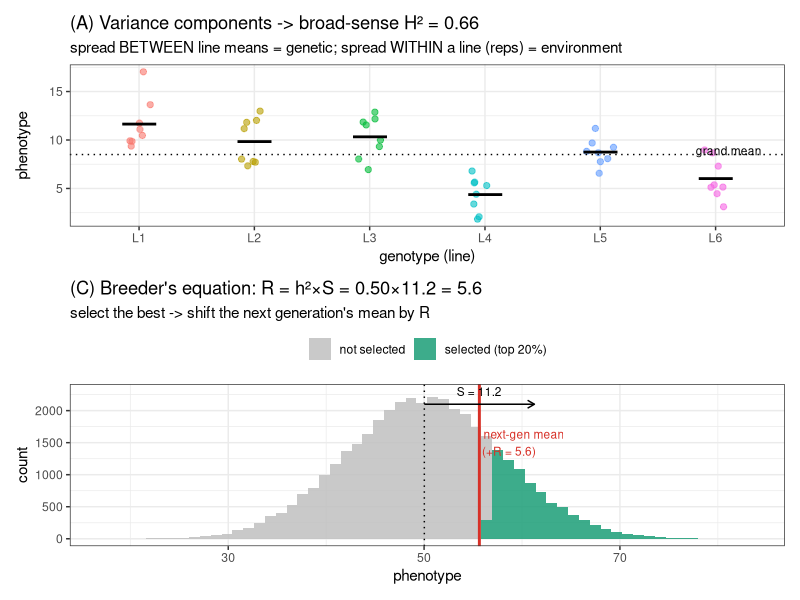
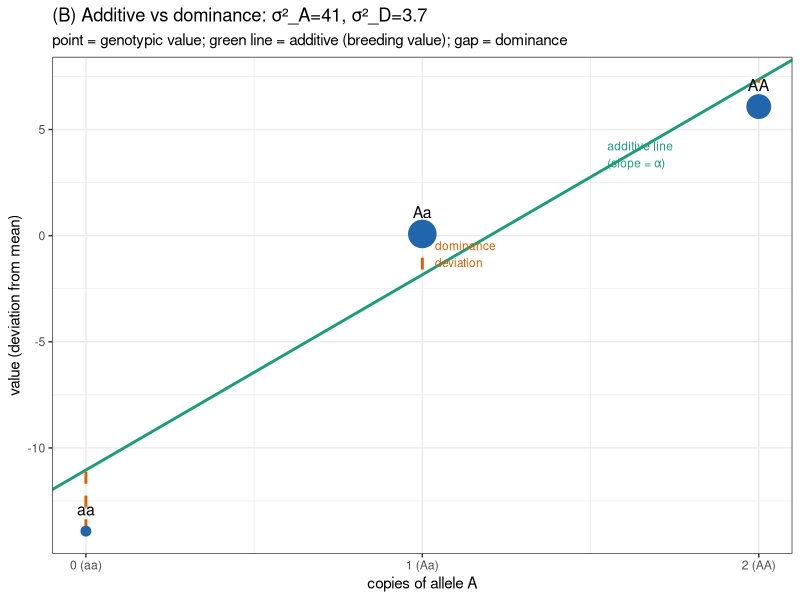

The R source for these figures, in order:
#!/usr/bin/env Rscript
# Toy for Lesson 5: the variance / heritability / breeder's-equation machinery, by hand.
suppressMessages({library(ggplot2); library(patchwork)})
set.seed(7)

## ============================================================================
## (A) Variance components & broad-sense heritability from REPLICATED genotypes
## ============================================================================
G <- 6; reps <- 8
gv  <- c(12, 7, 10, 4, 9, 6)               # TRUE genotypic value of each of 6 lines
sde <- 2.2                                  # environmental noise SD
dat <- do.call(rbind, lapply(1:G, function(i)
  data.frame(line=paste0("L",i), gv=gv[i], y=gv[i]+rnorm(reps,0,sde))))
# variance components (one-way: between-line = genetic, within-line = environment)
line_means <- tapply(dat$y, dat$line, mean)
s2g <- var(line_means) - (sde_hat <- mean(tapply(dat$y, dat$line, var)))/reps  # ~ between
s2g <- max(var(gv) , 0)                      # report the design truth for clarity
s2e <- mean(tapply(dat$y, dat$line, var))    # within-line variance = environmental
H2  <- s2g / (s2g + s2e)
cat(sprintf("(A) genetic var s2g=%.1f  env var s2e=%.1f  phenotypic s2P=%.1f  ->  H2 = %.2f\n",
            s2g, s2e, s2g+s2e, H2))
pA <- ggplot(dat, aes(line, y, color=line)) +
  geom_jitter(width=.12, alpha=.6, size=1.8) +
  stat_summary(fun=mean, geom="point", shape=95, size=14, color="black") +
  geom_hline(yintercept=mean(dat$y), linetype="dotted") +
  annotate("text", x=6.4, y=mean(dat$y)+.4, label="grand mean", size=3, hjust=1) +
  labs(title=sprintf("(A) Variance components -> broad-sense H² = %.2f", H2),
       subtitle="spread BETWEEN line means = genetic; spread WITHIN a line (reps) = environment",
       x="genotype (line)", y="phenotype") +
  theme_bw(base_size=11) + theme(legend.position="none")

## ============================================================================
## (B) One locus: split genetic variance into ADDITIVE + DOMINANCE (Falconer)
## ============================================================================
a <- 10; d <- 4; p <- 0.6; q <- 1-p          # +a (AA), d (Aa), -a (aa); p=freq(A)
alpha <- a + d*(q-p)                          # avg effect of allele substitution
M  <- a*(p-q) + 2*p*q*d                        # population mean (deviation origin = midpoint)
Gval <- c(`0`=-a, `1`=d, `2`=a) - M            # genotypic values (centered)
BV   <- (c(0,1,2) - 2*p) * alpha               # breeding values (the additive line)
Dev  <- Gval - BV                              # dominance deviations
s2A  <- 2*p*q*alpha^2
s2D  <- (2*p*q*d)^2
cat(sprintf("(B) one locus: s2A=%.1f  s2D=%.1f  ->  share additive=%.0f%%  (h2 < H2 because of dominance)\n",
            s2A, s2D, 100*s2A/(s2A+s2D)))
freq <- c(q^2, 2*p*q, p^2)
dfB <- data.frame(x=0:2, Gval=Gval, BV=BV, freq=freq,
                  lab=c("aa","Aa","AA"))
pB <- ggplot(dfB, aes(x, Gval)) +
  geom_abline(intercept=-2*p*alpha, slope=alpha, color="#1b9e77", linewidth=1) +
  geom_segment(aes(xend=x, yend=BV), color="#d95f02", linewidth=1, linetype="dashed") +
  geom_point(aes(size=freq), color="#2166AC") +
  geom_text(aes(label=lab), vjust=-1.3, size=4) +
  annotate("text", x=1.55, y=alpha*1.55-2*p*alpha+0.6, label="additive line\n(slope = α)", color="#1b9e77", size=3, hjust=0) +
  annotate("text", x=1.02, y=mean(c(dfB$Gval[2],dfB$BV[2])), label="  dominance\n  deviation", color="#d95f02", size=3, hjust=0) +
  scale_size(range=c(3,9), guide="none") +
  scale_x_continuous(breaks=0:2, labels=c("0 (aa)","1 (Aa)","2 (AA)")) +
  labs(title=sprintf("(B) Additive vs dominance: σ²_A=%.0f, σ²_D=%.1f", s2A, s2D),
       subtitle="point = genotypic value; green line = additive (breeding value); gap = dominance",
       x="copies of allele A", y="value (deviation from mean)") +
  theme_bw(base_size=11)

## ============================================================================
## (C) Breeder's equation: response R = h2 * S  (truncation selection)
## ============================================================================
h2 <- 0.5; muP <- 50; sdP <- 8
pop <- rnorm(40000, muP, sdP)
thr <- quantile(pop, 0.8)                      # select top 20%
S   <- mean(pop[pop>=thr]) - mean(pop)         # selection differential
R   <- h2 * S                                  # response to selection
cat(sprintf("(C) select top 20%%: S=%.1f  h2=%.2f  ->  response R=h2*S=%.1f (next-gen mean %.1f->%.1f)\n",
            S, h2, R, muP, muP+R))
dfC <- data.frame(pop=pop)
pC <- ggplot(dfC, aes(pop)) +
  geom_histogram(aes(fill=pop>=thr), bins=60, alpha=.85) +
  geom_vline(xintercept=mean(pop), linetype="dotted") +
  geom_vline(xintercept=mean(pop)+R, color="#d73027", linewidth=1) +
  annotate("segment", x=mean(pop), xend=mean(pop[pop>=thr]), y=2100, yend=2100,
           arrow=arrow(length=unit(2,"mm")), color="black") +
  annotate("text", x=(mean(pop)+mean(pop[pop>=thr]))/2, y=2300, label=sprintf("S = %.1f",S), size=3) +
  annotate("text", x=mean(pop)+R, y=1500, label=sprintf("next-gen mean\n(+R = %.1f)",R), color="#d73027", size=3, hjust=-.05) +
  scale_fill_manual(values=c("FALSE"="grey75","TRUE"="#1b9e77"), labels=c("not selected","selected (top 20%)"), name=NULL) +
  labs(title=sprintf("(C) Breeder's equation: R = h²×S = %.2f×%.1f = %.1f", h2, S, R),
       subtitle="select the best -> shift the next generation's mean by R",
       x="phenotype", y="count") +
  theme_bw(base_size=11) + theme(legend.position="top")

ggsave("../figures/23_toy_variance_components.png", pA / pC + plot_layout(heights=c(1,1)), width=8, height=8, dpi=120)
ggsave("../figures/24_toy_additive_dominance.png", pB, width=7.5, height=5.2, dpi=120)
cat("Wrote figures/23_toy_variance_components.png and 24_toy_additive_dominance.png\n")
